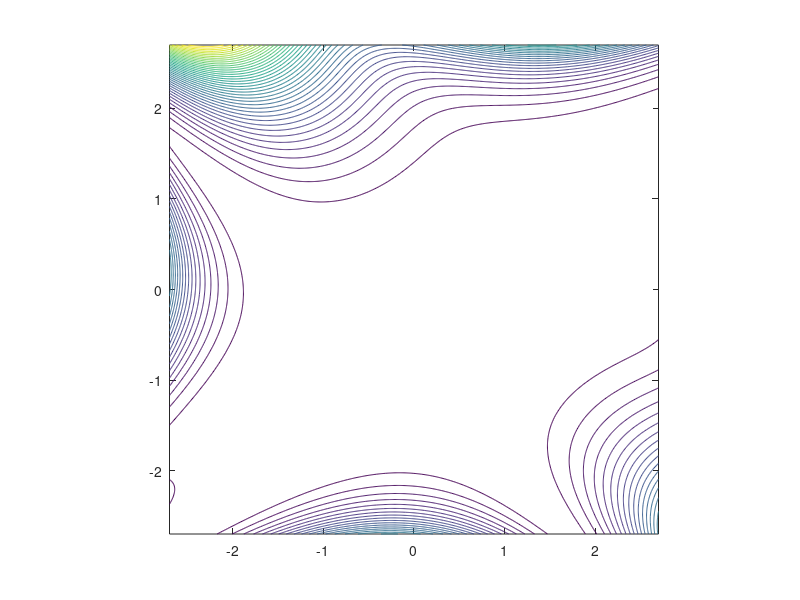

This figure's MATLAB source: (Note: this script raises an error after producing the figure.)
clear;
close all;
clc;

%Graficamos las curvas de nivel
f = @(x,y)  ((1)+(((x+y+1).^2).*(19-14.*x+3.*x.*x-14.*y+6.*x.*y+3.*y.*y))).*((30)+(((2.*x-3.*y).^2).*(18-32.*x+12.*x.*x+48.*y-36.*x.*y+27.*y.*y))) ;
stepsize=0.01;
[X,Y]=meshgrid(-2.7:stepsize:2.7);
z=f(X,Y);

contour(X,Y,z,40)

axis equal

%Graficamos el recorrido de las iteraciones
hold on
x0=[0;-2.6];
XY=zeros(25,2);
XY(1,:)=x0;
j=2;
for i=1:24
    [x,msg,it]= mRC1(@(x) ((1)+(((x(1,1)+x(2,1)+1)^2)*((19)+(-14*x(1,1))+(3*x(1,1)*x(1,1))+(-14*x(2,1))+(6*x(1,1)*x(2,1))+(3*x(2,1)*x(2,1)))))*((30)+((((2*x(1,1))+(-3*x(2,1)))^2)*((18)+(-32*x(1,1))+(12*x(1,1)*x(1,1))+(48*x(2,1))+(-36*x(1,1)*x(2,1))+(27*x(2,1)*x(2,1))))),x0,i);
    XY(j,:)=x;
    j=j+1;
end

plot(XY(:,1),XY(:,2),'--d')
hold off
view(2);